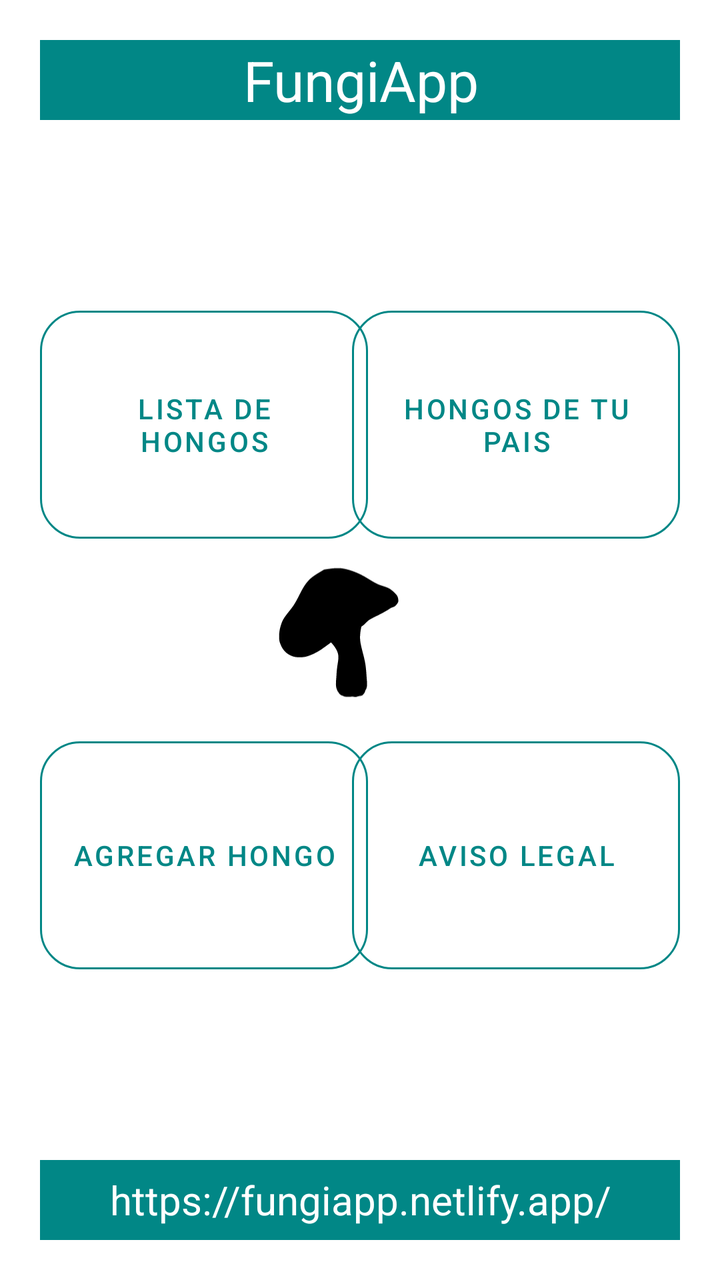
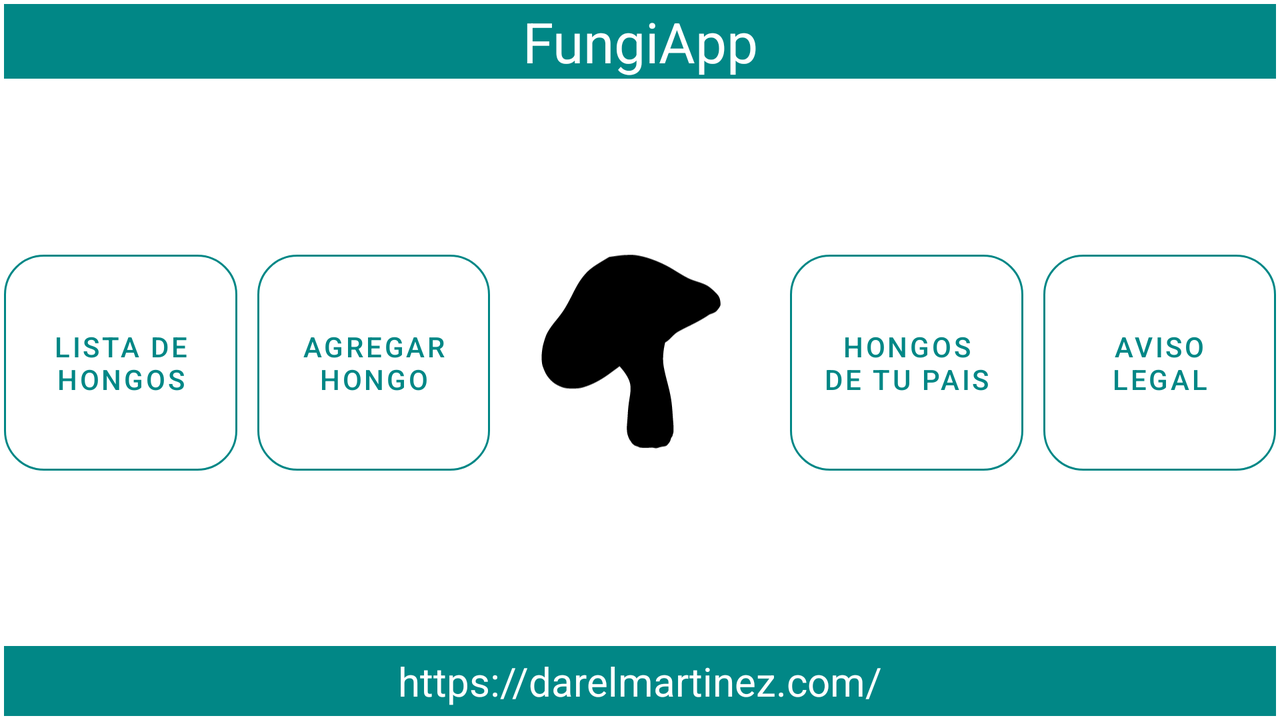

First picture: res/layout/ on a phone held upright. Second picture: the repository's own variant of that layout, on a device whose configuration matches the variant's folder. Source for both follows.
<!-- AndroidManifest.xml: application theme Theme.MyAppGPSHongos -->
<!-- res/layout/activity_main.xml -->
<?xml version="1.0" encoding="utf-8"?>
<androidx.constraintlayout.widget.ConstraintLayout xmlns:android="http://schemas.android.com/apk/res/android"
    xmlns:app="http://schemas.android.com/apk/res-auto"
    xmlns:tools="http://schemas.android.com/tools"
    android:layout_width="match_parent"
    android:layout_height="match_parent"
    android:padding="20dp">

    <ImageView
        android:id="@+id/imageView"
        android:layout_width="100dp"
        android:layout_height="100dp"
        app:layout_constraintBottom_toTopOf="@+id/textView2"
        app:layout_constraintEnd_toEndOf="parent"
        app:layout_constraintHorizontal_bias="0.465"
        app:layout_constraintStart_toStartOf="parent"
        app:layout_constraintTop_toBottomOf="@+id/textView"
        app:srcCompat="@drawable/ic_icon_hongo" />

    <TextView
        android:id="@+id/textView"
        android:layout_width="560dp"
        android:layout_height="40dp"
        android:background="@color/teal_700"
        android:gravity="center"
        android:text="FungiApp"
        android:textColor="#FFFFFF"
        android:textSize="28sp"
        app:layout_constraintEnd_toEndOf="parent"
        app:layout_constraintStart_toStartOf="parent"
        app:layout_constraintTop_toTopOf="parent" />

    <Button
        android:id="@+id/listadohongos"
        android:layout_width="164dp"
        android:layout_height="126dp"
        android:text="Lista de Hongos"
        android:textColor="@color/teal_700"
        style="?attr/materialButtonOutlinedStyle"
        app:strokeColor="@color/teal_700"
        app:cornerRadius="20dp"
        app:layout_constraintBottom_toTopOf="@+id/btnAgregarHongoInicio"
        app:layout_constraintStart_toStartOf="parent"
        app:layout_constraintTop_toBottomOf="@+id/textView" />

    <Button
        android:id="@+id/listadohongospais"
        android:layout_width="164dp"
        android:layout_height="126dp"
        app:cornerRadius="20dp"
        android:textColor="@color/teal_700"
        style="?attr/materialButtonOutlinedStyle"
        app:strokeColor="@color/teal_700"
        android:text="Hongos de tu pais"
        app:layout_constraintBottom_toTopOf="@+id/aspectosLegales"
        app:layout_constraintEnd_toEndOf="parent"
        app:layout_constraintTop_toBottomOf="@+id/textView" />

    <Button
        android:id="@+id/btnAgregarHongoInicio"
        style="?attr/materialButtonOutlinedStyle"
        android:layout_width="164dp"
        android:layout_height="126dp"
        android:text="Agregar Hongo"
        android:textColor="@color/teal_700"
        app:cornerRadius="20dp"
        app:layout_constraintBottom_toTopOf="@+id/textView2"
        app:layout_constraintStart_toStartOf="parent"
        app:layout_constraintTop_toBottomOf="@+id/listadohongos"
        app:strokeColor="@color/teal_700" />

    <Button
        android:id="@+id/aspectosLegales"
        android:layout_width="164dp"
        android:layout_height="126dp"
        android:text="Aviso Legal"
        android:textColor="@color/teal_700"
        app:cornerRadius="20dp"
        style="?attr/materialButtonOutlinedStyle"
        app:strokeColor="@color/teal_700"
        app:layout_constraintBottom_toTopOf="@+id/textView2"
        app:layout_constraintEnd_toEndOf="parent"
        app:layout_constraintTop_toBottomOf="@+id/listadohongospais" />

    <TextView
        android:id="@+id/textView2"
        android:layout_width="560dp"
        android:layout_height="40dp"
        android:background="@color/teal_700"
        android:gravity="center"
        android:text="https://fungiapp.netlify.app/"
        android:textColor="#FFFFFF"
        android:textSize="20sp"
        app:layout_constraintBottom_toBottomOf="parent"
        app:layout_constraintEnd_toEndOf="parent"
        app:layout_constraintStart_toStartOf="parent" />

</androidx.constraintlayout.widget.ConstraintLayout>
<!-- resources referenced by this layout -->
<resources>
  <!-- drawable ic_icon_hongo (drawable) -->
  <vector android:height="18dp" android:viewportHeight="960"
      android:viewportWidth="1280" android:width="24dp" xmlns:android="http://schemas.android.com/apk/res/android">
      <path android:fillColor="#000000"
          android:pathData="M567.5,21.2c-6,0.4 -21.8,2.4 -35,4.3l-24,3.5 -30,18c-39.9,24 -55.8,36.1 -73.3,56.2 -19.8,22.7 -31.8,42 -54.5,87.3 -26.5,52.9 -39.5,73.2 -71.7,112.5 -16.3,19.8 -29.8,39.8 -37,54.5 -5.9,12.3 -15.3,42.8 -18,58.5 -3.3,19.8 -4.4,38.7 -3.2,55 1.3,16.4 2.2,20 9.8,39.3 7,17.7 15.4,30.7 28,43.7 12,12.4 23.7,20.1 41.4,27.6 17.3,7.2 28.5,9 56.5,8.8 23.5,-0.2 35.9,-2.6 59.9,-11.5 32.8,-12.2 63.4,-29.5 99.4,-56.3 11.2,-8.3 22.4,-16.6 24.9,-18.3 2.4,-1.8 6.2,-4.6 8.2,-6.3l3.8,-2.9 8.1,9.2c11.3,12.8 23.4,30.8 29.6,44.1 11,23.4 12,41.9 4.8,84.6 -3.9,22.9 -6.5,46.5 -7.7,72 -0.4,6.9 -1.3,19.2 -2.1,27.5 -2.2,23.6 -1.9,41.1 1,52 3.1,11.4 8,23.2 11,26.5 1.3,1.4 3.8,5.1 5.6,8.2 1.7,3.2 4.6,6.8 6.3,8 1.8,1.2 4.2,3.1 5.4,4.3 1.2,1.2 6.1,3.4 11,5 4.8,1.5 9.9,3.5 11.2,4.4 3.4,2.2 27.8,3.2 43.3,1.8 9.9,-0.9 12.8,-0.8 19,0.6 8.5,2 14.5,1.6 20.9,-1.2 2.5,-1.1 9,-2.7 14.5,-3.6 16.6,-2.5 17.4,-2.8 22.9,-8.8 9.1,-9.9 11.3,-13.7 14.4,-25.3 0.6,-2.3 2.4,-5.8 4.1,-7.9 1.6,-2.1 3,-4.8 3,-6.1 0,-1.3 0.9,-4.6 2,-7.4 1.7,-4.3 2,-7.4 2,-21.3 0,-8.9 -0.5,-20.3 -1,-25.2 -0.5,-5 -1.6,-19.6 -2.5,-32.5 -3.8,-58.6 -7.7,-82.6 -22.5,-139 -17.8,-68 -20.6,-87.9 -17.5,-123.3 1.4,-16.1 3,-26.7 6.2,-41l1.5,-6.7 7.1,-4.6c4.5,-2.9 12.7,-10.2 21.7,-19.3 12.5,-12.7 16.1,-15.7 26.3,-22 6.5,-3.9 23.2,-12.7 37,-19.4 40.3,-19.7 71.6,-37 90.7,-50.2 4.1,-2.9 8.9,-5.5 10.5,-5.9 5.1,-1.3 17.4,-6.4 21.1,-8.9 5.2,-3.6 14.9,-15.3 18.8,-22.7 3.3,-6.3 3.4,-6.7 2.9,-16 -0.5,-11.5 -3.1,-20.8 -8.1,-29.2 -7.2,-12.3 -37,-39.1 -51.6,-46.5 -9.9,-5 -24.6,-10.7 -41.1,-15.8 -25.8,-8.1 -38,-13.5 -62.9,-28.1 -12.7,-7.5 -28.9,-17.4 -36.1,-21.9 -43.5,-27.6 -104.6,-52.3 -148.7,-60 -18.1,-3.2 -21.3,-3.5 -38,-3.4 -10.1,0.1 -23.2,0.6 -29.3,1.1z" android:strokeColor="#00000000"/>
  </vector>
  <style name="Theme.MyAppGPSHongos" parent="Theme.MaterialComponents.DayNight.DarkActionBar">
          
          <item name="colorPrimary">@color/purple_500</item>
          <item name="colorPrimaryVariant">@color/purple_700</item>
          <item name="colorOnPrimary">@color/white</item>
          
          <item name="colorSecondary">@color/teal_200</item>
          <item name="colorSecondaryVariant">@color/teal_700</item>
          <item name="colorOnSecondary">@color/black</item>
          
          <item name="android:statusBarColor" tools:targetApi="l">?attr/colorPrimaryVariant</item>
          
      </style>
</resources>
<!-- res/layout-land/activity_main.xml (the repository's variant of the layout above) -->
<!-- drawn on the phone turned sideways -->
<?xml version="1.0" encoding="utf-8"?>
<androidx.constraintlayout.widget.ConstraintLayout xmlns:android="http://schemas.android.com/apk/res/android"
    xmlns:app="http://schemas.android.com/apk/res-auto"
    xmlns:tools="http://schemas.android.com/tools"
    android:layout_width="match_parent"
    android:layout_height="match_parent"
    android:layout_gravity="center"
    android:padding="2dp">

    <TextView
        android:id="@+id/textView"
        android:layout_width="0dp"
        android:layout_height="wrap_content"
        android:background="@color/teal_700"
        android:gravity="center"
        android:text="FungiApp"
        android:textColor="#FFFFFF"
        android:textSize="28sp"
        app:layout_constraintEnd_toEndOf="parent"
        app:layout_constraintHorizontal_bias="0.512"
        app:layout_constraintStart_toStartOf="parent"
        app:layout_constraintTop_toTopOf="parent" />

    <ImageView
        android:id="@+id/imageView"
        android:layout_width="150dp"
        android:layout_height="150dp"
        app:layout_constraintBottom_toTopOf="@+id/textView2"
        app:layout_constraintEnd_toStartOf="@+id/listadohongospais"
        app:layout_constraintStart_toEndOf="@+id/btnAgregarHongoInicio"
        app:layout_constraintTop_toBottomOf="@+id/textView"
        app:srcCompat="@drawable/ic_icon_hongo" />

    <Button
        android:id="@+id/listadohongos"
        android:layout_width="0dp"
        android:layout_height="120dp"
        android:layout_marginTop="20dp"
        android:layout_marginBottom="20dp"
        android:text="Lista de hongos"
        android:textColor="@color/teal_700"
        app:cornerRadius="20dp"
        style="?attr/materialButtonOutlinedStyle"
        app:strokeColor="@color/teal_700"
        app:layout_constraintBottom_toTopOf="@+id/textView2"
        app:layout_constraintEnd_toStartOf="@+id/btnAgregarHongoInicio"
        app:layout_constraintStart_toStartOf="parent"
        app:layout_constraintTop_toBottomOf="@+id/textView" />

    <Button
        android:id="@+id/listadohongospais"
        style="?attr/materialButtonOutlinedStyle"
        android:layout_width="0dp"
        android:layout_height="120dp"
        android:layout_marginTop="20dp"
        android:layout_marginBottom="20dp"
        android:text="Hongos de tu Pais"
        android:textColor="@color/teal_700"
        app:cornerRadius="20dp"
        app:layout_constraintBottom_toTopOf="@+id/textView2"
        app:layout_constraintEnd_toStartOf="@+id/aspectosLegales"
        app:layout_constraintStart_toEndOf="@+id/imageView"
        app:layout_constraintTop_toBottomOf="@+id/textView"
        app:strokeColor="@color/teal_700" />

    <Button
        android:id="@+id/btnAgregarHongoInicio"
        style="?attr/materialButtonOutlinedStyle"
        android:layout_width="0dp"
        android:layout_height="120dp"
        android:layout_marginStart="10dp"
        android:layout_marginTop="20dp"
        android:layout_marginBottom="20dp"
        android:text="Agregar Hongo"
        android:textColor="@color/teal_700"
        app:cornerRadius="20dp"
        app:layout_constraintBottom_toTopOf="@+id/textView2"
        app:layout_constraintEnd_toStartOf="@+id/imageView"
        app:layout_constraintStart_toEndOf="@+id/listadohongos"
        app:layout_constraintTop_toBottomOf="@+id/textView"
        app:strokeColor="@color/teal_700" />

    <Button
        android:id="@+id/aspectosLegales"
        android:layout_width="0dp"
        android:layout_height="120dp"
        android:layout_marginStart="10dp"
        android:layout_marginTop="20dp"
        android:layout_marginRight="5dp"
        android:layout_marginBottom="20dp"
        android:text="Aviso Legal"
        android:textColor="@color/teal_700"
        app:cornerRadius="20dp"
        style="?attr/materialButtonOutlinedStyle"
        app:strokeColor="@color/teal_700"
        app:layout_constraintBottom_toTopOf="@+id/textView2"
        app:layout_constraintEnd_toEndOf="parent"
        app:layout_constraintStart_toEndOf="@+id/listadohongospais"
        app:layout_constraintTop_toBottomOf="@+id/textView" />

    <TextView
        android:id="@+id/textView2"
        android:layout_width="0dp"
        android:layout_height="wrap_content"
        android:background="@color/teal_700"
        android:gravity="center"
        android:padding="4dp"
        android:text="https://darelmartinez.com/"
        android:textColor="#FFFFFF"
        android:textSize="20sp"
        app:layout_constraintBottom_toBottomOf="parent"
        app:layout_constraintEnd_toEndOf="parent"
        app:layout_constraintHorizontal_bias="0.39"
        app:layout_constraintStart_toStartOf="parent" />

</androidx.constraintlayout.widget.ConstraintLayout>
